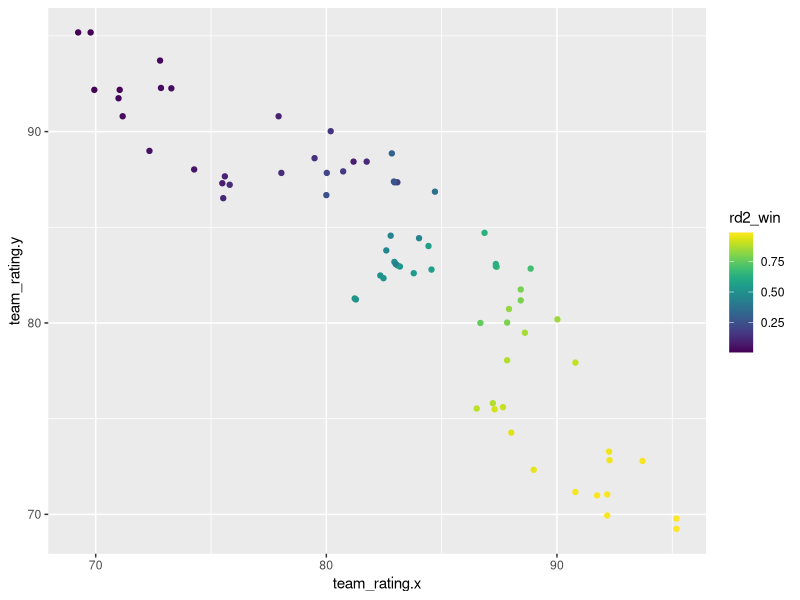

Source code (R): (Note: this script raises an error after producing the figure.)
library(readr)
library(dplyr)
library(stringr)
library(ggplot2)
library(tidyr)
options(dplyr.width = Inf)

nyt_info <- read_csv("nyt_copy.csv", col_names = "data", col_types = list(data = col_character()))

nyt_df <- matrix(nyt_info$data, ncol = 7, byrow = T) %>%
  as.data.frame(stringsAsFactors = F) %>%
  magrittr::set_names(c("Team", "CBS", "Yahoo", "fivethirtyeight", "ESPN", "Pomery", "Sagarin")) %>%
  mutate(Seed = as.numeric(drop(str_extract_all(Team, "[0-9]+", simplify = T))),
         Team = str_trim(str_replace_all(Team, "[0-9]+", ""))) %>%
  mutate_at(2:7, funs(as.numeric(drop(str_extract_all(., "[0-9]+", simplify = T)))))

           
info_538 <- read_csv("fivethirtyeight_ncaa_forecasts.csv", col_types = cols(
  gender = col_character(),
  forecast_date = col_date(format = ""),
  playin_flag = col_integer(),
  rd1_win = col_double(),
  rd2_win = col_double(),
  rd3_win = col_double(),
  rd4_win = col_double(),
  rd5_win = col_double(),
  rd6_win = col_double(),
  rd7_win = col_double(),
  team_alive = col_integer(),
  team_id = col_integer(),
  team_name = col_character(),
  team_rating = col_double(),
  team_region = col_character(),
  team_seed = col_character()
)) %>%
  filter(gender == "mens")

matchups <- info_538 %>%
  select(team_name, team_rating, team_region, team_seed, rd2_win) %>%
  mutate(team_seed = as.numeric(str_replace_all(team_seed, "[a-z]+", "")),
         opponent_seed = 17 - team_seed)

matchup_info <- left_join(matchups, select(matchups, -rd2_win), by = c("team_region", "team_seed" = "opponent_seed"))

matchup_info %>%
  ggplot(aes(x = team_rating.x, y = team_rating.y, color = rd2_win)) +
  geom_point() +
  viridis::scale_color_viridis()

library(mgcv)
matchup_model <- gam(rd2_win ~ s(team_rating.x) + s(team_rating.y), data = matchup_info)
matchup_model <- glm(rd2_win ~ team_rating.x + team_rating.y, data = matchup_info)

all_teams <- distinct(info_538, team_name, team_rating)

game_pred_tbl <- crossing(all_teams, all_teams) %>% 
  magrittr::set_names(c("team_name.x", "team_rating.x", "team_name.y", "team_rating.y"))

game_pred_tbl$prediction <- predict(matchup_model, newdata = game_pred_tbl)

sim_knockout <- function(prob_538){
  
}